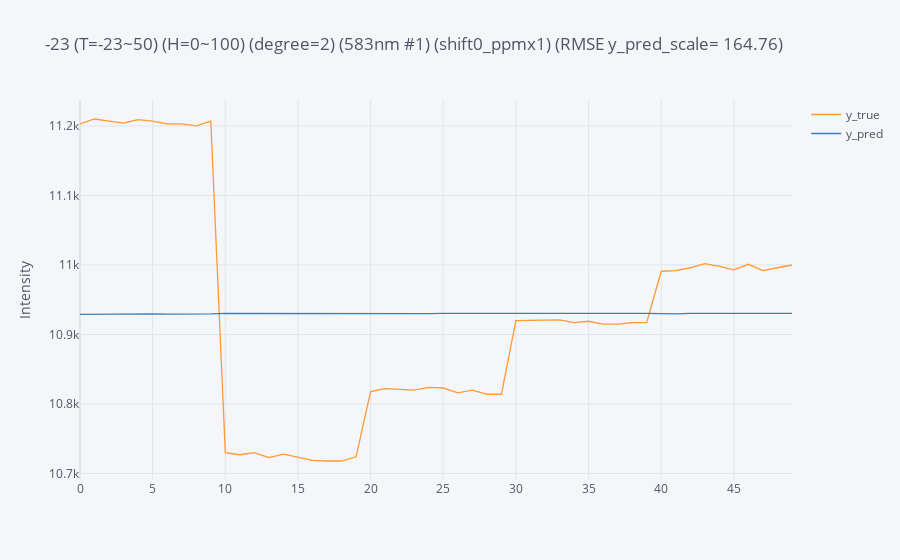

The notebook cell saved with this chart:
### Code cell
df_all = pd.concat(train_data_list).reset_index(drop=True)
df_test = pd.concat([df_n10C]).reset_index(drop=True)

y_train = df_all[channel]
x_train = df_all[['Temperature', 'Humidity']]
y_test = df_test[channel]
x_test = df_test[['Temperature', 'Humidity']]

os.chdir(path) 
white_card = model.model(folder_name=folder_name,
                         sensor_number=sensor_number,
                         channel=channel,
                         x_train=x_train, 
                         y_train=y_train, 
                         x_test=x_test, 
                         y_test=y_test, 
                         model_name=model_name, 
                         degree=degree_white_card,
                         step=humidity_step,                         
                         ppm=-23,
                         humidity_feature=white_card_humidity_feature)

white_intercept, white_coef = white_card.regression()
white_card.save_white_card_side_coef(parameter=parameter)
white_card.plot()
# white_intercept, white_coef = white_card.coef()

### Figure 1 — Plotly figure (JSON) as saved in the notebook; plotly's stock layout.template omitted (floating-point values rounded to 4 significant figures)
{"data": [{"line": {"color": "rgba(255, 153, 51, 1.0)", "dash": "solid", "shape": "linear", "width": 1.3}, "mode": "lines", "name": "y_true", "text": "", "type": "scatter", "x": [0, 1, 2, 3, 4, 5, 6, 7, 8, 9, 10, 11, 12, 13, 14, 15, 16, 17, 18, 19, 20, 21, 22, 23, 24, 25, 26, 27, 28, 29, 30, 31, 32, 33, 34, 35, 36, 37, 38, 39, 40, 41, 42, 43, 44, 45, 46, 47, 48, 49], "y": [11203, 11210, 11207, 11204, 11209, 11207, 11203, 11203, 11200, 11207, 10730, 10727, 10730, 10723, 10728, 10723, 10719, 10718, 10718, 10724, 10818, 10822, 10821, 10820, 10824, 10823, 10816, 10820, 10814, 10814, 10920, 10920, 10920, 10921, 10917, 10919, 10915, 10915, 10917, 10917, 10991, 10992, 10996, 11002, 10998, 10993, 11001, 10992, 10996, 11000]}, {"line": {"color": "rgba(55, 128, 191, 1.0)", "dash": "solid", "shape": "linear", "width": 1.3}, "mode": "lines", "name": "y_pred", "text": "", "type": "scatter", "x": [0, 1, 2, 3, 4, 5, 6, 7, 8, 9, 10, 11, 12, 13, 14, 15, 16, 17, 18, 19, 20, 21, 22, 23, 24, 25, 26, 27, 28, 29, 30, 31, 32, 33, 34, 35, 36, 37, 38, 39, 40, 41, 42, 43, 44, 45, 46, 47, 48, 49], "y": [10930.0, 10930.0, 10930.0, 10930.0, 10930.0, 10930.0, 10930.0, 10930.0, 10930.0, 10930.0, 10930.0, 10930.0, 10930.0, 10930.0, 10930.0, 10930.0, 10930.0, 10930.0, 10930.0, 10930.0, 10930.0, 10930.0, 10930.0, 10930.0, 10930.0, 10930.0, 10930.0, 10930.0, 10930.0, 10930.0, 10930.0, 10930.0, 10930.0, 10930.0, 10930.0, 10930.0, 10930.0, 10930.0, 10930.0, 10930.0, 10930.0, 10930.0, 10930.0, 10930.0, 10930.0, 10930.0, 10930.0, 10930.0, 10930.0, 10930.0]}], "layout": {"legend": {"bgcolor": "#F5F6F9", "font": {"color": "#4D5663"}}, "paper_bgcolor": "#F5F6F9", "plot_bgcolor": "#F5F6F9", "title": {"font": {"color": "#4D5663"}, "text": "-23 (T=-23~50) (H=0~100) (degree=2) (583nm #1) (shift0_ppmx1) (RMSE y_pred_scale= 164.76)"}, "xaxis": {"gridcolor": "#E1E5ED", "showgrid": true, "tickfont": {"color": "#4D5663"}, "title": {"font": {"color": "#4D5663"}, "text": ""}, "zerolinecolor": "#E1E5ED"}, "yaxis": {"gridcolor": "#E1E5ED", "showgrid": true, "tickfont": {"color": "#4D5663"}, "title": {"font": {"color": "#4D5663"}, "text": "Intensity"}, "zerolinecolor": "#E1E5ED"}}}
